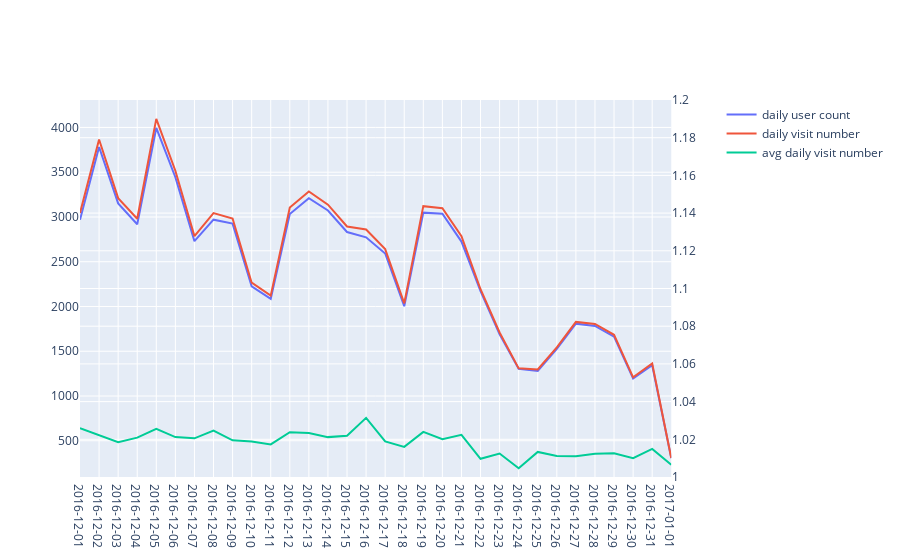

Notebook code cell kept with this figure:
### Code cell
import plotly.graph_objects as go
from plotly.subplots import make_subplots

fig = make_subplots(specs=[[{"secondary_y": True}]])

fig.add_trace(go.Scatter(
    x=df['d_day'],
    y=df['daily_user_cnt'],
    name='daily user count'), secondary_y=False)
fig.add_trace(go.Scatter(
    x=df['d_day'],
    y=df['daily_visit_number'],
    name='daily visit number'), secondary_y=False)
fig.add_trace(go.Scatter(
    x=df['d_day'],
    y=df['avg_daily_visit_number'],
    name='avg daily visit number'), secondary_y=True)



fig.update_yaxes(range=(1.0, 1.2),  secondary_y=True)
fig.update_xaxes(type='category')

fig.show()

### Figure 1 — Plotly figure (JSON) as saved in the notebook; plotly's stock layout.template omitted (floating-point values rounded to 4 significant figures)
{"data": [{"name": "daily user count", "type": "scatter", "x": ["2016-12-01", "2016-12-02", "2016-12-03", "2016-12-04", "2016-12-05", "2016-12-06", "2016-12-07", "2016-12-08", "2016-12-09", "2016-12-10", "2016-12-11", "2016-12-12", "2016-12-13", "2016-12-14", "2016-12-15", "2016-12-16", "2016-12-17", "2016-12-18", "2016-12-19", "2016-12-20", "2016-12-21", "2016-12-22", "2016-12-23", "2016-12-24", "2016-12-25", "2016-12-26", "2016-12-27", "2016-12-28", "2016-12-29", "2016-12-30", "2016-12-31", "2017-01-01"], "xaxis": "x", "y": [2968, 3782, 3152, 2919, 3994, 3444, 2730, 2970, 2926, 2224, 2085, 3034, 3210, 3072, 2832, 2773, 2592, 2003, 3048, 3036, 2725, 2172, 1689, 1303, 1279, 1526, 1808, 1783, 1663, 1197, 1344, 306], "yaxis": "y"}, {"name": "daily visit number", "type": "scatter", "x": ["2016-12-01", "2016-12-02", "2016-12-03", "2016-12-04", "2016-12-05", "2016-12-06", "2016-12-07", "2016-12-08", "2016-12-09", "2016-12-10", "2016-12-11", "2016-12-12", "2016-12-13", "2016-12-14", "2016-12-15", "2016-12-16", "2016-12-17", "2016-12-18", "2016-12-19", "2016-12-20", "2016-12-21", "2016-12-22", "2016-12-23", "2016-12-24", "2016-12-25", "2016-12-26", "2016-12-27", "2016-12-28", "2016-12-29", "2016-12-30", "2016-12-31", "2017-01-01"], "xaxis": "x", "y": [3045, 3866, 3210, 2980, 4096, 3517, 2786, 3043, 2983, 2266, 2121, 3106, 3285, 3137, 2894, 2860, 2641, 2035, 3121, 3097, 2786, 2193, 1710, 1309, 1296, 1543, 1828, 1805, 1684, 1209, 1364, 308], "yaxis": "y"}, {"name": "avg daily visit number", "type": "scatter", "x": ["2016-12-01", "2016-12-02", "2016-12-03", "2016-12-04", "2016-12-05", "2016-12-06", "2016-12-07", "2016-12-08", "2016-12-09", "2016-12-10", "2016-12-11", "2016-12-12", "2016-12-13", "2016-12-14", "2016-12-15", "2016-12-16", "2016-12-17", "2016-12-18", "2016-12-19", "2016-12-20", "2016-12-21", "2016-12-22", "2016-12-23", "2016-12-24", "2016-12-25", "2016-12-26", "2016-12-27", "2016-12-28", "2016-12-29", "2016-12-30", "2016-12-31", "2017-01-01"], "xaxis": "x", "y": [1.026, 1.022, 1.018, 1.021, 1.026, 1.021, 1.021, 1.025, 1.019, 1.019, 1.017, 1.024, 1.023, 1.021, 1.022, 1.031, 1.019, 1.016, 1.024, 1.02, 1.022, 1.01, 1.012, 1.005, 1.013, 1.011, 1.011, 1.012, 1.013, 1.01, 1.015, 1.007], "yaxis": "y2"}], "layout": {"xaxis": {"anchor": "y", "domain": [0, 0.94], "type": "category"}, "yaxis": {"anchor": "x", "domain": [0, 1]}, "yaxis2": {"anchor": "x", "overlaying": "y", "range": [1, 1.2], "side": "right"}}}
